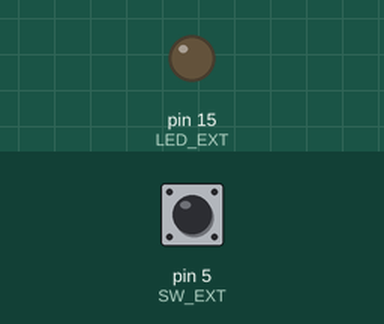
The sketch below on a simulated Arduino Uno, built with avr-gcc and run on an emulated ATmega328P. On the bench: output pins drawn as LEDs (lit = HIGH). The test bench sets the inputs (shaded band); at power-on: pin 5 (SW_EXT) HIGH.

Above: at 1.2 s.
1.3 s: pin 5 (SW_EXT) pulled LOW for 0.15 s
At 1.8 s:
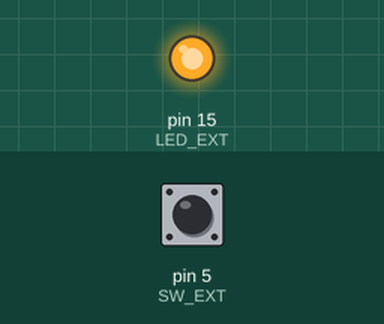
3.0 s: pin 5 (SW_EXT) pulled LOW for 1 s
At 4.4 s:
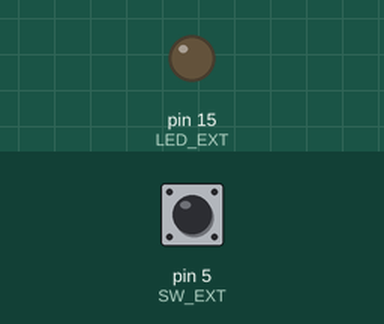
5.5 s: pin 5 (SW_EXT) pulled LOW for 3.2 s
At 9.1 s:
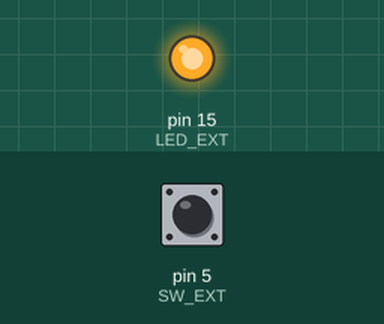
Timing chart, 0 to 10.6 s (numbered marks = the images above; inputs shaded):
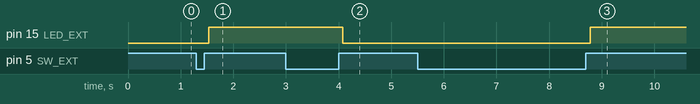

The sketch:

Switch_Input_Debounce.ino
```cpp
const int LED_EXT = 15;
const int SW_EXT = 5;

void setup() {
  // put your setup code here, to run once:
  pinMode(LED_EXT, OUTPUT);
  pinMode(SW_EXT, INPUT);
}

void loop() {
  // put your main code here, to run repeatedly:
  if (digitalRead(SW_EXT) == LOW)
  {
    delay(80);
    while (digitalRead(SW_EXT) != HIGH);
    delay(80);
    digitalWrite(LED_EXT, !digitalRead(LED_EXT));
  }
}
```

Measured:
- after the input at 1.3 s, pin 15 (LED_EXT): LOW → HIGH after 0.23 s
- after the input at 3.0 s, pin 15 (LED_EXT): HIGH → LOW after 1.1 s
- after the input at 5.5 s, pin 15 (LED_EXT): LOW → HIGH after 3.3 s
